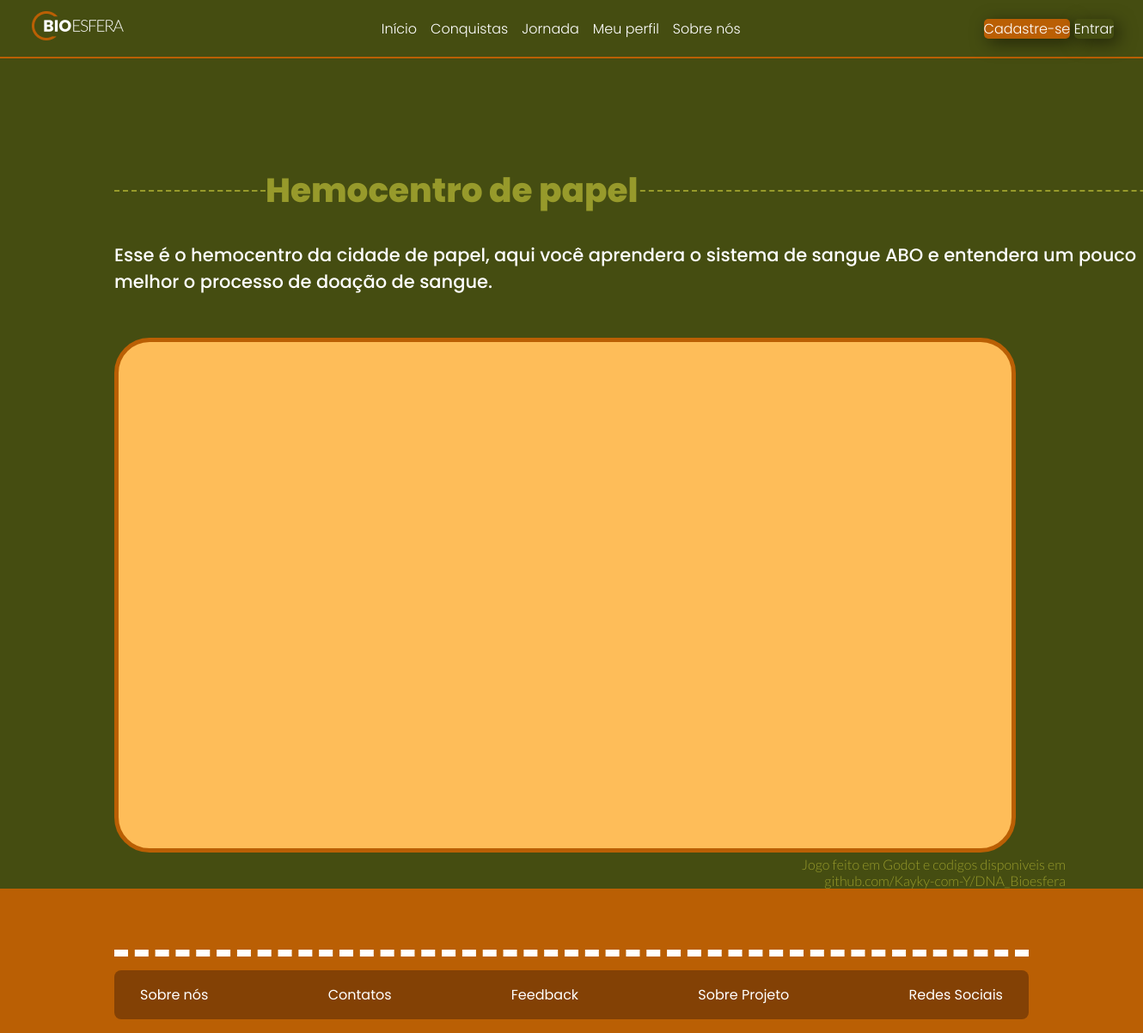
/jornada/3 (signed in), run on the app's committed database.
### BioEsfera/models.py (models this page shows, shortened)
class Jogo(models.Model):
    titulo = models.CharField(max_length=150,  unique=True)
    descricao = models.TextField(max_length=1000)
    url = models.CharField(max_length=300)
    imagem = models.ImageField(upload_to='images/', null=True, blank=True)

### BioEsfera/views.py (the view)
# urls.py: path('jornada/<int:jogo_id>', jogos, name='jogos'),
@login_required
def jogos(request, jogo_id):
    jogo_selecionado = Jogo.objects.get(id=jogo_id)
    conquista = Conquista.objects.filter(jogo = jogo_id)
    contexto ={
        'jogo': jogo_selecionado,
        'conquistas': conquista,
    }
    return render(request, 'BioEsfera/jogos.html', contexto)

### BioEsfera/templates/BioEsfera/jogos.html (shortened to what this page needs)
{% extends 'BioEsfera/base.html'%}
{% load static %}
{% block parte_central %}
    <link rel="stylesheet" href="{% static 'css/jogo.css' %}" />
  </head>
    <div class="div_principal">
      <div id="espaçamento">
        <div class="inicio"></div>
        <p class="letreiros">{{jogo.titulo}}</p>
      </div>
      <div>
        <p class="texto">
          <span class="texto_destaque">{{jogo.descricao}}
        </p>
        <iframe
          width="1031"
          height="581"
          src={{jogo.url}}
          title="DNA, ácidos nucleicos"
          frameborder="0"
          allow="accelerometer; autoplay; clipboard-write; encrypted-media; gyroscope; picture-in-picture; web-share; cross-origin-isolated"
          allowfullscreen
          Cross-Origin-Embedder-Policy: require-corp
        ></iframe>
        <p class="subtexto">
          Jogo feito em Godot e codigos disponiveis em
        </p>
        <p class="subtexto">github.com/Kayky-com-Y/DNA_Bioesfera</p>
      </div>
    </div>
{% endblock %}

### static/css/general.css (style rules this page uses)
:root { --lite_green: #979a2b; --slime_green: #878c26; --dark_green: #454d11; --yellow: #eeb153; --lite_yellow: #febd59; --lite_orange: #eb8f32; --orange: #c16100; --past_orange: #ba5f04; --dark_orange: #834105; }
body { padding: 0; margin: 0; display: flex; flex-direction: column; overflow-x: hidden; }

### static/css/jogo.css (style rules this page uses)
:root { --lite_green: #979a2b; --slime_green: #878c26; --dark_green: #454d11; --yellow: #eeb153; --lite_yellow: #febd59; --lite_orange: #eb8f32; --orange: #c16100; --past_orange: #ba5f04; --dark_orange: #834105; }
body { background-color: var(--dark_green); padding: 0; width: 100%; }
.div_principal { margin-left: 10vw; }
.inicio { height: 29px; border-bottom: 2px; border-bottom-style: dashed; border-color: var(--lite_green); width: 176px; }
.letreiros { font-family: Poppins; font-weight: 800; color: var(--lite_green); font-size: 39px; margin: 0; display: block; background-color: var(--dark_green); z-index: 1; }
#espaçamento { display: flex; justify-content: first baseline; align-items: flex-start; height: 59px; margin-top: 124px; }
.texto_destaque { font-family: Poppins; font-weight: 500; font-size: 21px; }
.texto { color: #fff; font-family: Lato; font-size: 19px; font-style: normal; font-weight: 300; line-height: normal; text-align: left; margin: 30px 0 50px 0; }
.subtexto { color: var(--lite_green); font-family: Lato; font-size: 16px; font-style: normal; font-weight: 300; line-height: normal; text-align: right; padding-right: 90px; margin: 0; }
iframe { border-radius: 41px; border-radius: 41px; border: 5px solid var(--past_orange); background-color: var(--lite_yellow); padding: 4px; }
p { font-family:"Poppins", sans-serif; }

### data on the page
Jogo: titulo "Hemocentro de papel", descricao "Esse é o hemocentro da cidade de papel, aqui você aprendera o sistema de sangue ABO e entendera um pouco melhor o processo de doação de sangue."
